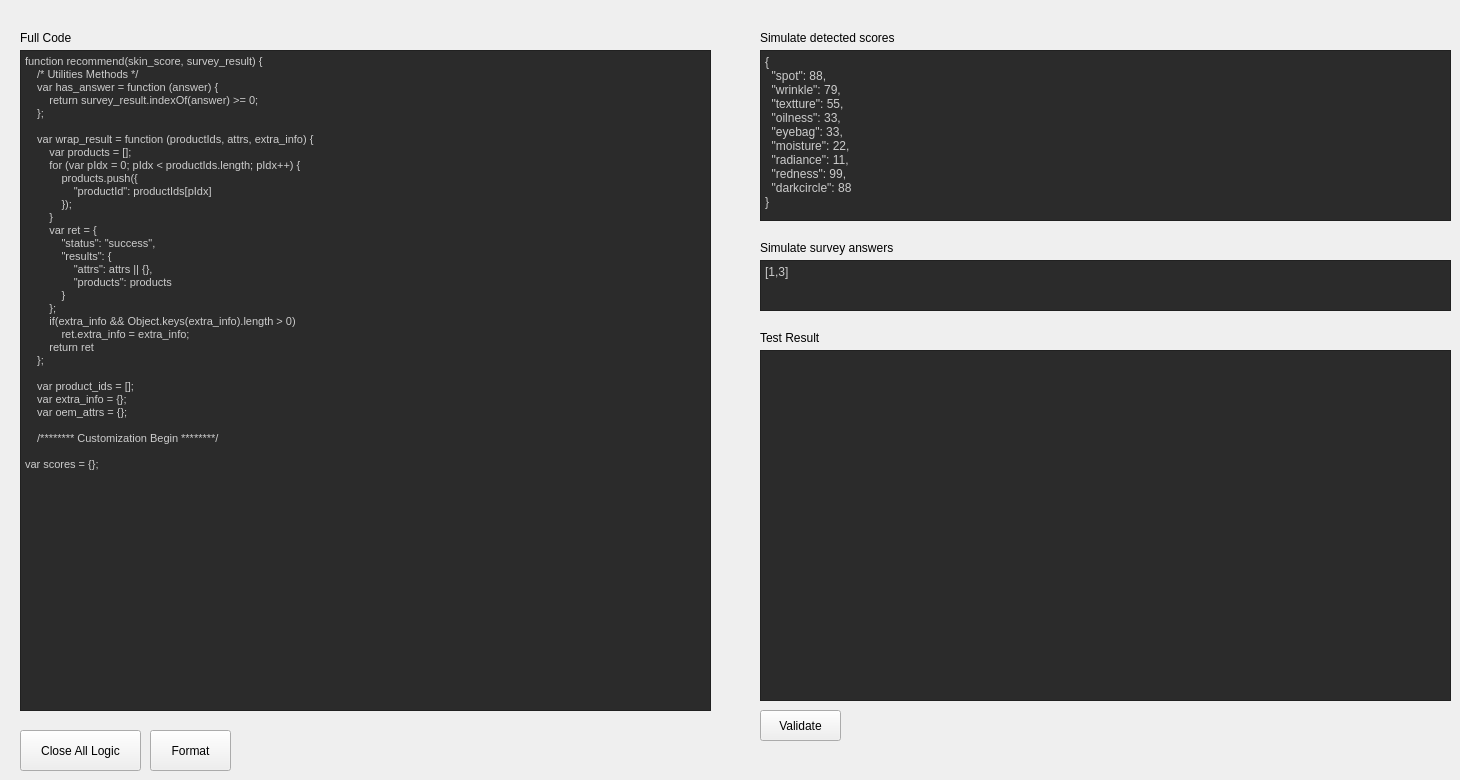
    <widget class="QWidget" name="tab_3">
     <attribute name="title">
      <string>Logics</string>
     </attribute>
     <widget class="QPushButton" name="endingBtn">
      <property name="geometry">
       <rect>
        <x>20</x>
        <y>730</y>
        <width>121</width>
        <height>41</height>
       </rect>
      </property>
      <property name="text">
       <string>Close All Logic</string>
      </property>
     </widget>
     <widget class="QPushButton" name="nice">
      <property name="geometry">
       <rect>
        <x>150</x>
        <y>730</y>
        <width>81</width>
        <height>41</height>
       </rect>
      </property>
      <property name="text">
       <string>Format</string>
      </property>
     </widget>
     <widget class="QLabel" name="label_18">
      <property name="geometry">
       <rect>
        <x>20</x>
        <y>30</y>
        <width>61</width>
        <height>16</height>
       </rect>
      </property>
      <property name="text">
       <string>Full Code</string>
      </property>
     </widget>
     <widget class="QTextEdit" name="code">
      <property name="geometry">
       <rect>
        <x>20</x>
        <y>50</y>
        <width>691</width>
        <height>661</height>
       </rect>
      </property>
      <property name="styleSheet">
       <string notr="true">QTextEdit{
        font-family:'Consolas'; 
        color: #ccc; 
        background-color: #2b2b2b;}</string>
      </property>
      <property name="html">
       <string>&lt;!DOCTYPE HTML PUBLIC &quot;-//W3C//DTD HTML 4.0//EN&quot; &quot;http://www.w3.org/TR/REC-html40/strict.dtd&quot;&gt;
&lt;html&gt;&lt;head&gt;&lt;meta name=&quot;qrichtext&quot; content=&quot;1&quot; /&gt;&lt;style type=&quot;text/css&quot;&gt;
p, li { white-space: pre-wrap; }
&lt;/style&gt;&lt;/head&gt;&lt;body style=&quot; font-family:'Consolas'; font-size:11pt; font-weight:400; font-style:normal;&quot;&gt;
&lt;p style=&quot; margin-top:0px; margin-bottom:0px; margin-left:0px; margin-right:0px; -qt-block-indent:0; text-indent:0px;&quot;&gt;&lt;span style=&quot; font-family:'MS Shell Dlg 2'; font-size:8.25pt;&quot;&gt;function recommend(skin_score, survey_result) {&lt;/span&gt;&lt;/p&gt;
&lt;p style=&quot; margin-top:0px; margin-bottom:0px; margin-left:0px; margin-right:0px; -qt-block-indent:0; text-indent:0px;&quot;&gt;&lt;span style=&quot; font-family:'MS Shell Dlg 2'; font-size:8.25pt;&quot;&gt;    /* Utilities Methods */&lt;/span&gt;&lt;/p&gt;
&lt;p style=&quot; margin-top:0px; margin-bottom:0px; margin-left:0px; margin-right:0px; -qt-block-indent:0; text-indent:0px;&quot;&gt;&lt;span style=&quot; font-family:'MS Shell Dlg 2'; font-size:8.25pt;&quot;&gt;    var has_answer = function (answer) {&lt;/span&gt;&lt;/p&gt;
&lt;p style=&quot; margin-top:0px; margin-bottom:0px; margin-left:0px; margin-right:0px; -qt-block-indent:0; text-indent:0px;&quot;&gt;&lt;span style=&quot; font-family:'MS Shell Dlg 2'; font-size:8.25pt;&quot;&gt;        return survey_result.indexOf(answer) &amp;gt;= 0;&lt;/span&gt;&lt;/p&gt;
&lt;p style=&quot; margin-top:0px; margin-bottom:0px; margin-left:0px; margin-right:0px; -qt-block-indent:0; text-indent:0px;&quot;&gt;&lt;span style=&quot; font-family:'MS Shell Dlg 2'; font-size:8.25pt;&quot;&gt;    };&lt;/span&gt;&lt;/p&gt;
&lt;p style=&quot;-qt-paragraph-type:empty; margin-top:0px; margin-bottom:0px; margin-left:0px; margin-right:0px; -qt-block-indent:0; text-indent:0px; font-family:'MS Shell Dlg 2'; font-size:8.25pt;&quot;&gt;&lt;br /&gt;&lt;/p&gt;
&lt;p style=&quot; margin-top:0px; margin-bottom:0px; margin-left:0px; margin-right:0px; -qt-block-indent:0; text-indent:0px;&quot;&gt;&lt;span style=&quot; font-family:'MS Shell Dlg 2'; font-size:8.25pt;&quot;&gt;    var wrap_result = function (productIds, attrs, extra_info) {&lt;/span&gt;&lt;/p&gt;
&lt;p style=&quot; margin-top:0px; margin-bottom:0px; margin-left:0px; margin-right:0px; -qt-block-indent:0; text-indent:0px;&quot;&gt;&lt;span style=&quot; font-family:'MS Shell Dlg 2'; font-size:8.25pt;&quot;&gt;        var products = [];&lt;/span&gt;&lt;/p&gt;
&lt;p style=&quot; margin-top:0px; margin-bottom:0px; margin-left:0px; margin-right:0px; -qt-block-indent:0; text-indent:0px;&quot;&gt;&lt;span style=&quot; font-family:'MS Shell Dlg 2'; font-size:8.25pt;&quot;&gt;        for (var pIdx = 0; pIdx &amp;lt; productIds.length; pIdx++) {&lt;/span&gt;&lt;/p&gt;
&lt;p style=&quot; margin-top:0px; margin-bottom:0px; margin-left:0px; margin-right:0px; -qt-block-indent:0; text-indent:0px;&quot;&gt;&lt;span style=&quot; font-family:'MS Shell Dlg 2'; font-size:8.25pt;&quot;&gt;            products.push({&lt;/span&gt;&lt;/p&gt;
&lt;p style=&quot; margin-top:0px; margin-bottom:0px; margin-left:0px; margin-right:0px; -qt-block-indent:0; text-indent:0px;&quot;&gt;&lt;span style=&quot; font-family:'MS Shell Dlg 2'; font-size:8.25pt;&quot;&gt;                &amp;quot;productId&amp;quot;: productIds[pIdx]&lt;/span&gt;&lt;/p&gt;
&lt;p style=&quot; margin-top:0px; margin-bottom:0px; margin-left:0px; margin-right:0px; -qt-block-indent:0; text-indent:0px;&quot;&gt;&lt;span style=&quot; font-family:'MS Shell Dlg 2'; font-size:8.25pt;&quot;&gt;            });&lt;/span&gt;&lt;/p&gt;
&lt;p style=&quot; margin-top:0px; margin-bottom:0px; margin-left:0px; margin-right:0px; -qt-block-indent:0; text-indent:0px;&quot;&gt;&lt;span style=&quot; font-family:'MS Shell Dlg 2'; font-size:8.25pt;&quot;&gt;        }&lt;/span&gt;&lt;/p&gt;
&lt;p style=&quot; margin-top:0px; margin-bottom:0px; margin-left:0px; margin-right:0px; -qt-block-indent:0; text-indent:0px;&quot;&gt;&lt;span style=&quot; font-family:'MS Shell Dlg 2'; font-size:8.25pt;&quot;&gt;        var ret = {&lt;/span&gt;&lt;/p&gt;
&lt;p style=&quot; margin-top:0px; margin-bottom:0px; margin-left:0px; margin-right:0px; -qt-block-indent:0; text-indent:0px;&quot;&gt;&lt;span style=&quot; font-family:'MS Shell Dlg 2'; font-size:8.25pt;&quot;&gt;            &amp;quot;status&amp;quot;: &amp;quot;success&amp;quot;,&lt;/span&gt;&lt;/p&gt;
&lt;p style=&quot; margin-top:0px; margin-bottom:0px; margin-left:0px; margin-right:0px; -qt-block-indent:0; text-indent:0px;&quot;&gt;&lt;span style=&quot; font-family:'MS Shell Dlg 2'; font-size:8.25pt;&quot;&gt;            &amp;quot;results&amp;quot;: {&lt;/span&gt;&lt;/p&gt;
&lt;p style=&quot; margin-top:0px; margin-bottom:0px; margin-left:0px; margin-right:0px; -qt-block-indent:0; text-indent:0px;&quot;&gt;&lt;span style=&quot; font-family:'MS Shell Dlg 2'; font-size:8.25pt;&quot;&gt;                &amp;quot;attrs&amp;quot;: attrs || {},&lt;/span&gt;&lt;/p&gt;
&lt;p style=&quot; margin-top:0px; margin-bottom:0px; margin-left:0px; margin-right:0px; -qt-block-indent:0; text-indent:0px;&quot;&gt;&lt;span style=&quot; font-family:'MS Shell Dlg 2'; font-size:8.25pt;&quot;&gt;                &amp;quot;products&amp;quot;: products&lt;/span&gt;&lt;/p&gt;
&lt;p style=&quot; margin-top:0px; margin-bottom:0px; margin-left:0px; margin-right:0px; -qt-block-indent:0; text-indent:0px;&quot;&gt;&lt;span style=&quot; font-family:'MS Shell Dlg 2'; font-size:8.25pt;&quot;&gt;            }&lt;/span&gt;&lt;/p&gt;
&lt;p style=&quot; margin-top:0px; margin-bottom:0px; margin-left:0px; margin-right:0px; -qt-block-indent:0; text-indent:0px;&quot;&gt;&lt;span style=&quot; font-family:'MS Shell Dlg 2'; font-size:8.25pt;&quot;&gt;        };&lt;/span&gt;&lt;/p&gt;
&lt;p style=&quot; margin-top:0px; margin-bottom:0px; margin-left:0px; margin-right:0px; -qt-block-indent:0; text-indent:0px;&quot;&gt;&lt;span style=&quot; font-family:'MS Shell Dlg 2'; font-size:8.25pt;&quot;&gt;        if(extra_info &amp;amp;&amp;amp; Object.keys(extra_info).length &amp;gt; 0)&lt;/span&gt;&lt;/p&gt;
&lt;p style=&quot; margin-top:0px; margin-bottom:0px; margin-left:0px; margin-right:0px; -qt-block-indent:0; text-indent:0px;&quot;&gt;&lt;span style=&quot; font-family:'MS Shell Dlg 2'; font-size:8.25pt;&quot;&gt;            ret.extra_info = extra_info;&lt;/span&gt;&lt;/p&gt;
&lt;p style=&quot; margin-top:0px; margin-bottom:0px; margin-left:0px; margin-right:0px; -qt-block-indent:0; text-indent:0px;&quot;&gt;&lt;span style=&quot; font-family:'MS Shell Dlg 2'; font-size:8.25pt;&quot;&gt;        return ret&lt;/span&gt;&lt;/p&gt;
&lt;p style=&quot; margin-top:0px; margin-bottom:0px; margin-left:0px; margin-right:0px; -qt-block-indent:0; text-indent:0px;&quot;&gt;&lt;span style=&quot; font-family:'MS Shell Dlg 2'; font-size:8.25pt;&quot;&gt;    };&lt;/span&gt;&lt;/p&gt;
&lt;p style=&quot;-qt-paragraph-type:empty; margin-top:0px; margin-bottom:0px; margin-left:0px; margin-right:0px; -qt-block-indent:0; text-indent:0px; font-family:'MS Shell Dlg 2'; font-size:8.25pt;&quot;&gt;&lt;br /&gt;&lt;/p&gt;
&lt;p style=&quot; margin-top:0px; margin-bottom:0px; margin-left:0px; margin-right:0px; -qt-block-indent:0; text-indent:0px;&quot;&gt;&lt;span style=&quot; font-family:'MS Shell Dlg 2'; font-size:8.25pt;&quot;&gt;    var product_ids = [];&lt;/span&gt;&lt;/p&gt;
&lt;p style=&quot; margin-top:0px; margin-bottom:0px; margin-left:0px; margin-right:0px; -qt-block-indent:0; text-indent:0px;&quot;&gt;&lt;span style=&quot; font-family:'MS Shell Dlg 2'; font-size:8.25pt;&quot;&gt;    var extra_info = {};&lt;/span&gt;&lt;/p&gt;
&lt;p style=&quot; margin-top:0px; margin-bottom:0px; margin-left:0px; margin-right:0px; -qt-block-indent:0; text-indent:0px;&quot;&gt;&lt;span style=&quot; font-family:'MS Shell Dlg 2'; font-size:8.25pt;&quot;&gt;    var oem_attrs = {};&lt;/span&gt;&lt;/p&gt;
&lt;p style=&quot;-qt-paragraph-type:empty; margin-top:0px; margin-bottom:0px; margin-left:0px; margin-right:0px; -qt-block-indent:0; text-indent:0px; font-family:'MS Shell Dlg 2'; font-size:8.25pt;&quot;&gt;&lt;br /&gt;&lt;/p&gt;
&lt;p style=&quot; margin-top:0px; margin-bottom:0px; margin-left:0px; margin-right:0px; -qt-block-indent:0; text-indent:0px;&quot;&gt;&lt;span style=&quot; font-family:'MS Shell Dlg 2'; font-size:8.25pt;&quot;&gt;    /******** Customization Begin ********/&lt;/span&gt;&lt;/p&gt;
&lt;p style=&quot;-qt-paragraph-type:empty; margin-top:0px; margin-bottom:0px; margin-left:0px; margin-right:0px; -qt-block-indent:0; text-indent:0px; font-family:'MS Shell Dlg 2'; font-size:8.25pt;&quot;&gt;&lt;br /&gt;&lt;/p&gt;
&lt;p style=&quot; margin-top:0px; margin-bottom:0px; margin-left:0px; margin-right:0px; -qt-block-indent:0; text-indent:0px;&quot;&gt;&lt;span style=&quot; font-family:'MS Shell Dlg 2'; font-size:8.25pt;&quot;&gt;var scores = {};&lt;/span&gt;&lt;/p&gt;&lt;/body&gt;&lt;/html&gt;</string>
      </property>
     </widget>
     <widget class="QPushButton" name="checker">
      <property name="geometry">
       <rect>
        <x>760</x>
        <y>710</y>
        <width>81</width>
        <height>31</height>
       </rect>
      </property>
      <property name="text">
       <string>Validate</string>
      </property>
     </widget>
     <widget class="QTextEdit" name="skin_scores">
      <property name="geometry">
       <rect>
        <x>760</x>
        <y>50</y>
        <width>691</width>
        <height>171</height>
       </rect>
      </property>
      <property name="styleSheet">
       <string notr="true">QTextEdit{
        font-family:'Consolas'; 
        color: #ccc; 
        background-color: #2b2b2b;}</string>
      </property>
      <property name="html">
       <string>&lt;!DOCTYPE HTML PUBLIC &quot;-//W3C//DTD HTML 4.0//EN&quot; &quot;http://www.w3.org/TR/REC-html40/strict.dtd&quot;&gt;
&lt;html&gt;&lt;head&gt;&lt;meta name=&quot;qrichtext&quot; content=&quot;1&quot; /&gt;&lt;style type=&quot;text/css&quot;&gt;
p, li { white-space: pre-wrap; }
&lt;/style&gt;&lt;/head&gt;&lt;body style=&quot; font-family:'Consolas'; font-size:11pt; font-weight:400; font-style:normal;&quot;&gt;
&lt;p style=&quot; margin-top:0px; margin-bottom:0px; margin-left:0px; margin-right:0px; -qt-block-indent:0; text-indent:0px;&quot;&gt;&lt;span style=&quot; font-size:9pt;&quot;&gt;{&lt;/span&gt;&lt;/p&gt;
&lt;p style=&quot; margin-top:0px; margin-bottom:0px; margin-left:0px; margin-right:0px; -qt-block-indent:0; text-indent:0px;&quot;&gt;&lt;span style=&quot; font-size:9pt;&quot;&gt;  &amp;quot;spot&amp;quot;: 88,&lt;/span&gt;&lt;/p&gt;
&lt;p style=&quot; margin-top:0px; margin-bottom:0px; margin-left:0px; margin-right:0px; -qt-block-indent:0; text-indent:0px;&quot;&gt;&lt;span style=&quot; font-size:9pt;&quot;&gt;  &amp;quot;wrinkle&amp;quot;: 79,&lt;/span&gt;&lt;/p&gt;
&lt;p style=&quot; margin-top:0px; margin-bottom:0px; margin-left:0px; margin-right:0px; -qt-block-indent:0; text-indent:0px;&quot;&gt;&lt;span style=&quot; font-size:9pt;&quot;&gt;  &amp;quot;textture&amp;quot;: 55,&lt;/span&gt;&lt;/p&gt;
&lt;p style=&quot; margin-top:0px; margin-bottom:0px; margin-left:0px; margin-right:0px; -qt-block-indent:0; text-indent:0px;&quot;&gt;&lt;span style=&quot; font-size:9pt;&quot;&gt;  &amp;quot;oilness&amp;quot;: 33,&lt;/span&gt;&lt;/p&gt;
&lt;p style=&quot; margin-top:0px; margin-bottom:0px; margin-left:0px; margin-right:0px; -qt-block-indent:0; text-indent:0px;&quot;&gt;&lt;span style=&quot; font-size:9pt;&quot;&gt;  &amp;quot;eyebag&amp;quot;: 33,&lt;/span&gt;&lt;/p&gt;
&lt;p style=&quot; margin-top:0px; margin-bottom:0px; margin-left:0px; margin-right:0px; -qt-block-indent:0; text-indent:0px;&quot;&gt;&lt;span style=&quot; font-size:9pt;&quot;&gt;  &amp;quot;moisture&amp;quot;: 22,&lt;/span&gt;&lt;/p&gt;
&lt;p style=&quot; margin-top:0px; margin-bottom:0px; margin-left:0px; margin-right:0px; -qt-block-indent:0; text-indent:0px;&quot;&gt;&lt;span style=&quot; font-size:9pt;&quot;&gt;  &amp;quot;radiance&amp;quot;: 11,&lt;/span&gt;&lt;/p&gt;
&lt;p style=&quot; margin-top:0px; margin-bottom:0px; margin-left:0px; margin-right:0px; -qt-block-indent:0; text-indent:0px;&quot;&gt;&lt;span style=&quot; font-size:9pt;&quot;&gt;  &amp;quot;redness&amp;quot;: 99,&lt;/span&gt;&lt;/p&gt;
&lt;p style=&quot; margin-top:0px; margin-bottom:0px; margin-left:0px; margin-right:0px; -qt-block-indent:0; text-indent:0px;&quot;&gt;&lt;span style=&quot; font-size:9pt;&quot;&gt;  &amp;quot;darkcircle&amp;quot;: 88&lt;/span&gt;&lt;/p&gt;
&lt;p style=&quot; margin-top:0px; margin-bottom:0px; margin-left:0px; margin-right:0px; -qt-block-indent:0; text-indent:0px;&quot;&gt;&lt;span style=&quot; font-size:9pt;&quot;&gt;}&lt;/span&gt;&lt;/p&gt;&lt;/body&gt;&lt;/html&gt;</string>
      </property>
     </widget>
     <widget class="QTextEdit" name="survey_result">
      <property name="geometry">
       <rect>
        <x>760</x>
        <y>260</y>
        <width>691</width>
        <height>51</height>
       </rect>
      </property>
      <property name="styleSheet">
       <string notr="true">QTextEdit{
        font-family:'Consolas'; 
        color: #ccc; 
        background-color: #2b2b2b;}</string>
      </property>
      <property name="html">
       <string>&lt;!DOCTYPE HTML PUBLIC &quot;-//W3C//DTD HTML 4.0//EN&quot; &quot;http://www.w3.org/TR/REC-html40/strict.dtd&quot;&gt;
&lt;html&gt;&lt;head&gt;&lt;meta name=&quot;qrichtext&quot; content=&quot;1&quot; /&gt;&lt;style type=&quot;text/css&quot;&gt;
p, li { white-space: pre-wrap; }
&lt;/style&gt;&lt;/head&gt;&lt;body style=&quot; font-family:'Consolas'; font-size:11pt; font-weight:400; font-style:normal;&quot;&gt;
&lt;p style=&quot; margin-top:0px; margin-bottom:0px; margin-left:0px; margin-right:0px; -qt-block-indent:0; text-indent:0px;&quot;&gt;&lt;span style=&quot; font-size:9pt;&quot;&gt;[1,3]&lt;/span&gt;&lt;/p&gt;&lt;/body&gt;&lt;/html&gt;</string>
      </property>
     </widget>
     <widget class="QTextEdit" name="checker_output">
      <property name="geometry">
       <rect>
        <x>760</x>
        <y>350</y>
        <width>691</width>
        <height>351</height>
       </rect>
      </property>
      <property name="styleSheet">
       <string notr="true">QTextEdit{
        font-family:'Consolas'; 
        color: #ccc; 
        background-color: #2b2b2b;}</string>
      </property>
      <property name="html">
       <string>&lt;!DOCTYPE HTML PUBLIC &quot;-//W3C//DTD HTML 4.0//EN&quot; &quot;http://www.w3.org/TR/REC-html40/strict.dtd&quot;&gt;
&lt;html&gt;&lt;head&gt;&lt;meta name=&quot;qrichtext&quot; content=&quot;1&quot; /&gt;&lt;style type=&quot;text/css&quot;&gt;
p, li { white-space: pre-wrap; }
&lt;/style&gt;&lt;/head&gt;&lt;body style=&quot; font-family:'Consolas'; font-size:11pt; font-weight:400; font-style:normal;&quot;&gt;
&lt;p style=&quot;-qt-paragraph-type:empty; margin-top:0px; margin-bottom:0px; margin-left:0px; margin-right:0px; -qt-block-indent:0; text-indent:0px; font-size:9pt;&quot;&gt;&lt;br /&gt;&lt;/p&gt;&lt;/body&gt;&lt;/html&gt;</string>
      </property>
     </widget>
     <widget class="QLabel" name="label_19">
      <property name="geometry">
       <rect>
        <x>760</x>
        <y>30</y>
        <width>141</width>
        <height>16</height>
       </rect>
      </property>
      <property name="text">
       <string>Simulate detected scores</string>
      </property>
     </widget>
     <widget class="QLabel" name="label_20">
      <property name="geometry">
       <rect>
        <x>760</x>
        <y>240</y>
        <width>141</width>
        <height>16</height>
       </rect>
      </property>
      <property name="text">
       <string>Simulate survey answers</string>
      </property>
     </widget>
     <widget class="QLabel" name="label_21">
      <property name="geometry">
       <rect>
        <x>760</x>
        <y>330</y>
        <width>141</width>
        <height>16</height>
       </rect>
      </property>
      <property name="text">
       <string>Test Result</string>
      </property>
     </widget>
    </widget>
